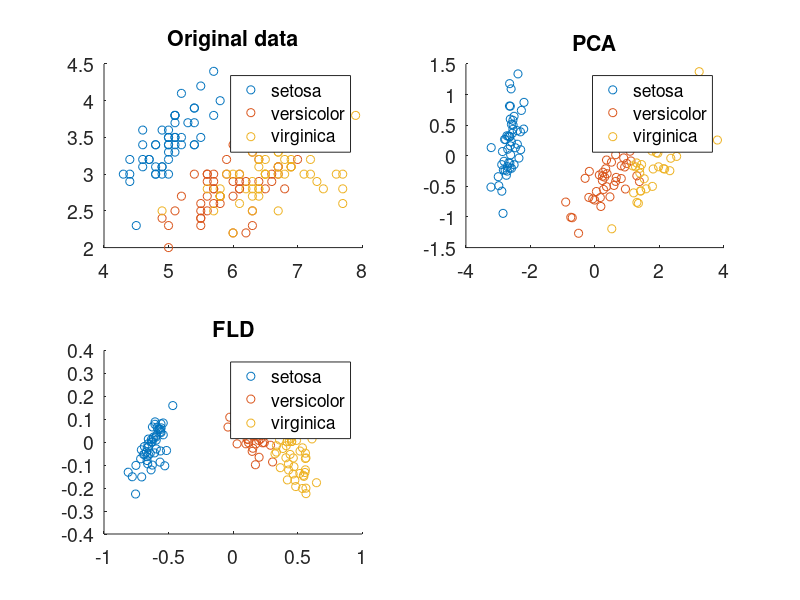

The MATLAB source for this figure: (Note: this script raises an error after producing the figure.)
% Dimensionality reduction 
clear all; 

% Load dataset 
load fisheriris; 
[n,p] = size(meas); 

figure; 
% Plot original data 
subplot(2,2,1); 
gscatter(meas(:,1),meas(:,2),species); 
title('Original data'); 
set(gca,'FontSize',14); 

% Linear method 
%%% Principal component analysis (PCA) 
% Centering 
X = meas - repmat(mean(meas,1),[n 1]); 
% Covariance matrix 
C = cov(X);
% Eigendecomposition of C 
[U,D] = eig(C); 
% Eigenvalues 
D = diag(D);
% Sort eigenvectors in the descending order of eigenvalues 
[tval,tind] = sort(D,'descend'); 
U = U(:,tind); 
D = tval;
% Projection to the principal components 
Y = X*U(:,1:2);

% Plot the results of PCA  
subplot(2,2,2); 
gscatter(Y(:,1),Y(:,2),species); 
title('PCA'); 
set(gca,'FontSize',14); 


% Linear method using group label information 
%%% Fisher's linear discriminant
% Number of groups 
group_label=unique(species)';
k=numel(group_label);

% Mean of all data 
M = mean(X);
% Within-scatter matrix 
Sw = 0;
% Between-scatter matrix 
Sb = 0;
for j = 1:k, 
    % Find the group j 
    tind = strcmp(group_label{j},species); 
    Xj = X(tind,:); 
    
    % Number of data in a group 
    nj = size(Xj,1); 
    % Mean of data in a group  
    Mj = mean(Xj);
    % Covariance matrix of data in a group 
    Cj = (Xj - repmat(Mj,[nj 1]))'*(Xj - repmat(Mj,[nj 1]));
    
    % Update within-scatter matrix 
    Sw = Sw + Cj; 
    % Update between-scatter matrix
    Sb = Sb + nj*(Mj-M)'*(Mj-M); 
end

% Generalized eigenvalue decomposition 
[U,D]=eig(Sb,Sw);
% Eigenvalues 
D=diag(D);
% Sort eigenvectors in the descending order of eigenvalues 
[tval,tind]=sort(D,'descend');
U = U(:,tind);

% Projection to discriminative hyperplane 
Y=X*U(:,1:2);

% Plot the results of FLD
subplot(2,2,3); 
gscatter(Y(:,1),Y(:,2),species); 
title('FLD'); 
set(gca,'FontSize',14); 


% Nonlinear method 
%%% t-Distributed Stochastic Neighbor Embedding (tSNE) 
rng default % for reproducibility
Y = tsne(meas);

% Plot the results of tSNE
subplot(2,2,4); 
gscatter(Y(:,1),Y(:,2),species); 
title('tSNE'); 
set(gca,'FontSize',14); 

